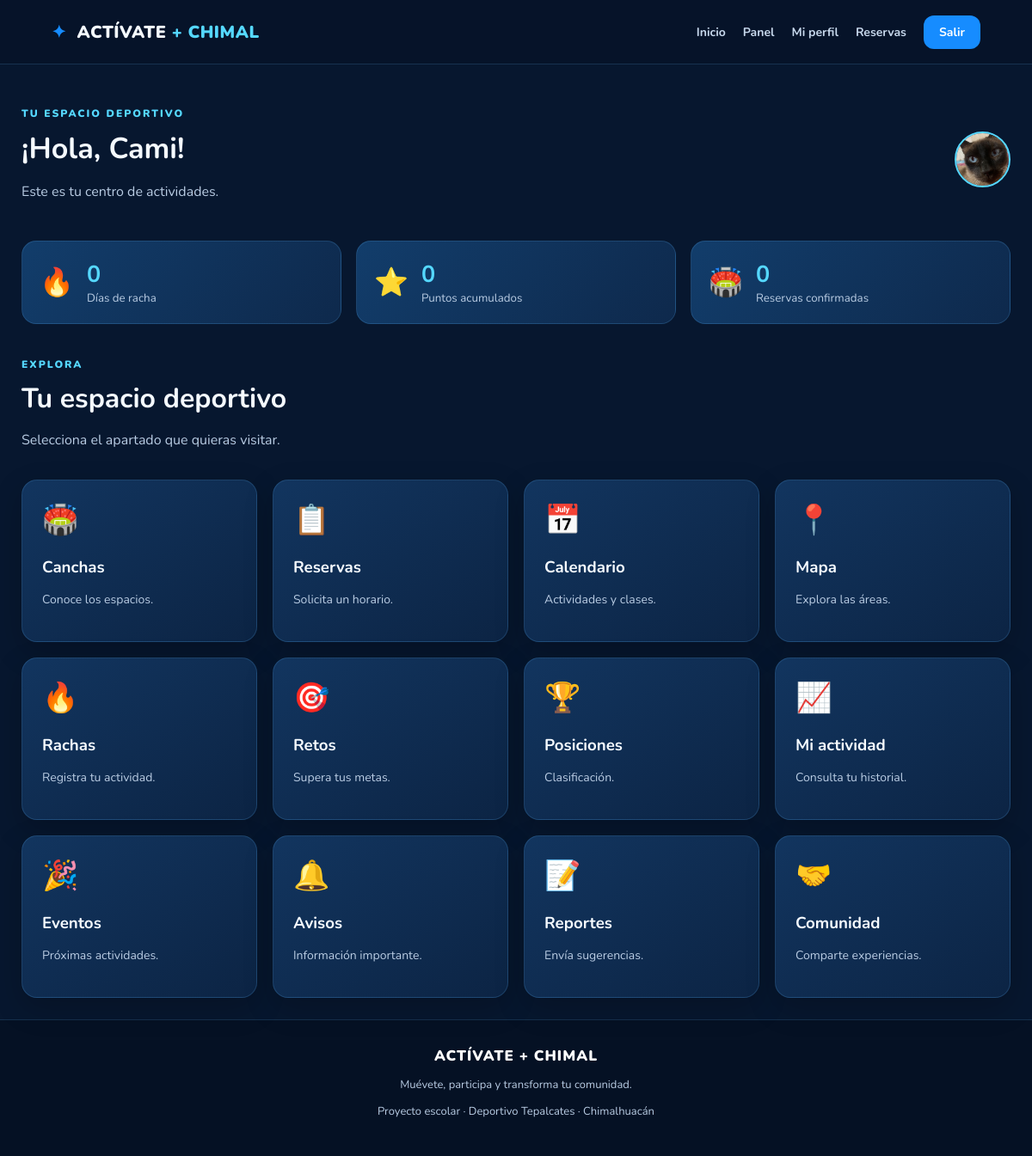
/dashboard (signed in), run on the app's committed database.
### tables this page shows
CREATE TABLE usuarios (

            id INTEGER PRIMARY KEY AUTOINCREMENT,

            nombre TEXT NOT NULL,

            usuario TEXT UNIQUE NOT NULL,

            correo TEXT UNIQUE NOT NULL,

            password_hash TEXT NOT NULL,

            foto_perfil TEXT,

            avatar_json TEXT DEFAULT '{}',

            fecha_registro TIMESTAMP DEFAULT CURRENT_TIMESTAMP

        );

### app/routes/main.py (the view)
@main.route("/dashboard")
def dashboard():
    usuario = requiere_login()
    if usuario is None:
        return redirect(url_for("auth.login"))
    db = get_db()
    puntos = db.execute("""
        SELECT COALESCE(SUM(puntos), 0) AS total
        FROM asistencia WHERE usuario_id = ?
    """, (usuario["id"],)).fetchone()["total"]
    racha = calcular_racha(usuario["id"])
    reservas = db.execute("""
        SELECT COUNT(*) AS total FROM reservas
        WHERE usuario_id = ? AND estado = 'confirmada'
    """, (usuario["id"],)).fetchone()["total"]
    actualizar_retos(usuario["id"])
    return render_template(
        "dashboard.html",
        usuario=usuario,
        puntos=puntos,
        racha=racha,
        reservas=reservas
    )

### app/routes/main.py (called while the page is built)
def usuario_actual():
    if "usuario_id" not in session:
        return None
    return get_db().execute(
        "SELECT * FROM usuarios WHERE id = ?",
        (session["usuario_id"],)
    ).fetchone()

def requiere_login():
    usuario = usuario_actual()
    if usuario is None:
        flash("Inicia sesión para entrar.", "error")
        return None
    return usuario

def calcular_racha(usuario_id):
    db = get_db()
    fechas = db.execute("""
        SELECT DISTINCT fecha FROM asistencia
        WHERE usuario_id = ?
        ORDER BY fecha DESC
    """, (usuario_id,)).fetchall()
    dias = {fila["fecha"] for fila in fechas}
    actual = date.today()
    if actual.isoformat() not in dias:
        actual -= timedelta(days=1)
    racha = 0
    while actual.isoformat() in dias:
        racha += 1
        actual -= timedelta(days=1)
    return racha

### database.py (called while the page is built)
def get_db():
    if "db" not in g:
        database_path = current_app.config["DATABASE"]
        os.makedirs(os.path.dirname(database_path), exist_ok=True)
        g.db = sqlite3.connect(database_path)
        g.db.row_factory = sqlite3.Row
        g.db.execute("PRAGMA foreign_keys = ON")
    return g.db

### app/templates/dashboard.html (shortened to what this page needs)
{% extends "base.html" %}
{% block content %}
<section class="panel-encabezado">
    <div>
        <span class="etiqueta">TU ESPACIO DEPORTIVO</span>
        <h1>¡Hola, {{ usuario['nombre'] }}!</h1>
        <p>Este es tu centro de actividades.</p>
    </div>
    <a href="{{ url_for('profile.perfil') }}" class="perfil-mini">
        {% if usuario['foto_perfil'] %}
            <img src="{{ url_for('static', filename='uploads/perfiles/' ~ usuario['foto_perfil']) }}" alt="Perfil">
        {% else %}
            <span>👤</span>
        {% endif %}
    </a>
</section>
<section class="estadisticas">
    <article class="stat-card">
        <span>🔥</span>
        <div><strong>{{ racha }}</strong><small>Días de racha</small></div>
    </article>
    <article class="stat-card">
        <span>⭐</span>
        <div><strong>{{ puntos }}</strong><small>Puntos acumulados</small></div>
    </article>
    <article class="stat-card">
        <span>🏟️</span>
        <div><strong>{{ reservas }}</strong><small>Reservas confirmadas</small></div>
    </article>
</section>
<section class="panel-secciones">
    <div class="titulo-seccion izquierda">
        <span>EXPLORA</span>
        <h2>Tu espacio deportivo</h2>
        <p>Selecciona el apartado que quieras visitar.</p>
    </div>
    <div class="grid-secciones">
        <a href="{{ url_for('main.canchas') }}" class="seccion-card">
            <span>🏟️</span><h3>Canchas</h3><p>Conoce los espacios.</p>
        </a>
        <a href="{{ url_for('main.reservas') }}" class="seccion-card">
            <span>📋</span><h3>Reservas</h3><p>Solicita un horario.</p>
        </a>
        <a href="{{ url_for('main.calendario') }}" class="seccion-card">
            <span>📅</span><h3>Calendario</h3><p>Actividades y clases.</p>
        </a>
        <a href="{{ url_for('main.mapa') }}" class="seccion-card">
            <span>📍</span><h3>Mapa</h3><p>Explora las áreas.</p>
        </a>
        <a href="{{ url_for('main.rachas') }}" class="seccion-card">
            <span>🔥</span><h3>Rachas</h3><p>Registra tu actividad.</p>
        </a>
        <a href="{{ url_for('main.retos') }}" class="seccion-card">
            <span>🎯</span><h3>Retos</h3><p>Supera tus metas.</p>
        </a>
        <a href="{{ url_for('main.posiciones') }}" class="seccion-card">
            <span>🏆</span><h3>Posiciones</h3><p>Clasificación.</p>
        </a>
        <a href="{{ url_for('main.actividad') }}" class="seccion-card">
            <span>📈</span><h3>Mi actividad</h3><p>Consulta tu historial.</p>
        </a>
        <a href="{{ url_for('main.eventos') }}" class="seccion-card">
            <span>🎉</span><h3>Eventos</h3><p>Próximas actividades.</p>
        </a>
        <a href="{{ url_for('main.avisos') }}" class="seccion-card">
            <span>🔔</span><h3>Avisos</h3><p>Información importante.</p>
        </a>
        <a href="{{ url_for('main.reportes') }}" class="seccion-card">
            <span>📝</span><h3>Reportes</h3><p>Envía sugerencias.</p>
        </a>
        <a href="{{ url_for('main.comunidad') }}" class="seccion-card">
            <span>🤝</span><h3>Comunidad</h3><p>Comparte experiencias.</p>
        </a>
    </div>
</section>
{% endblock %}

### app/static/css/estilos.css (style rules this page uses)
:root { --fondo: #07172f; --fondo2: #0b2142; --tarjeta: #102c50; --azul: #168cff; --celeste: #55d8ff; --blanco: #f5faff; --texto: #b9cce3; --borde: rgba(100,190,255,.18); --sombra: 0 12px 35px rgba(0,0,0,.20); }
* { box-sizing: border-box; }
body { margin: 0; background: var(--fondo); color: var(--blanco); font-family: 'Nunito', Arial, sans-serif; min-height: 100vh; }
a { text-decoration: none; color: inherit; }
.etiqueta, .titulo-seccion > span { color: var(--celeste); font-size: 12px; font-weight: 900; letter-spacing: 2px; }
.titulo-seccion { text-align: center; margin: 25px 0 35px; }
.titulo-seccion h1, .titulo-seccion h2 { font-size: 32px; margin: 8px 0; }
.titulo-seccion p { color: var(--texto); }
.titulo-seccion.izquierda { text-align: left; }
.grid-beneficios, .grid-secciones { display: grid; grid-template-columns: repeat(4, minmax(0,1fr)); gap: 18px; }
.beneficio-card, .seccion-card { background: linear-gradient(145deg, #12355f, #0c2444); border: 1px solid var(--borde); border-radius: 18px; padding: 23px; transition: .25s; box-shadow: var(--sombra); }
.beneficio-card > span, .seccion-card > span { font-size: 34px; }
.beneficio-card h3, .seccion-card h3 { margin-bottom: 7px; }
.beneficio-card p, .seccion-card p { color: var(--texto); font-size: 14px; line-height: 1.6; }
.seccion-card { display: block; }
.panel-encabezado { display: flex; align-items: center; justify-content: space-between; margin: 20px 0 30px; }
.panel-encabezado h1 { font-size: 34px; margin: 8px 0; }
.panel-encabezado p { color: var(--texto); }
.perfil-mini { width: 65px; height: 65px; border-radius: 50%; overflow: hidden; display: grid; place-items: center; background: #174c7e; font-size: 27px; border: 2px solid var(--celeste); }
.perfil-mini img { width: 100%; height: 100%; object-fit: cover; }
.estadisticas { display: grid; grid-template-columns: repeat(3, minmax(0,1fr)); gap: 17px; margin-bottom: 35px; }
.stat-card { background: linear-gradient(130deg, #123d6b, #0e294c); border: 1px solid var(--borde); border-radius: 17px; padding: 20px; display: flex; align-items: center; gap: 15px; }
.stat-card > span { font-size: 32px; }
.stat-card strong, .stat-card small { display: block; }
.stat-card strong { font-size: 27px; color: var(--celeste); }
.stat-card small { color: var(--texto); }

### data on the page
usuarios: nombre "Cami", foto_perfil (picture)

### other printed values
{{ racha }} "0"
{{ puntos }} "0"
{{ reservas }} "0"
